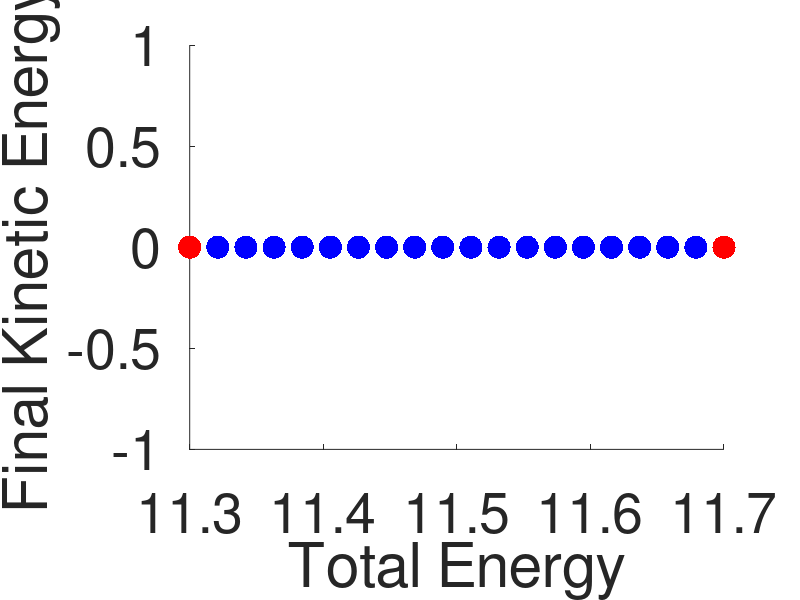
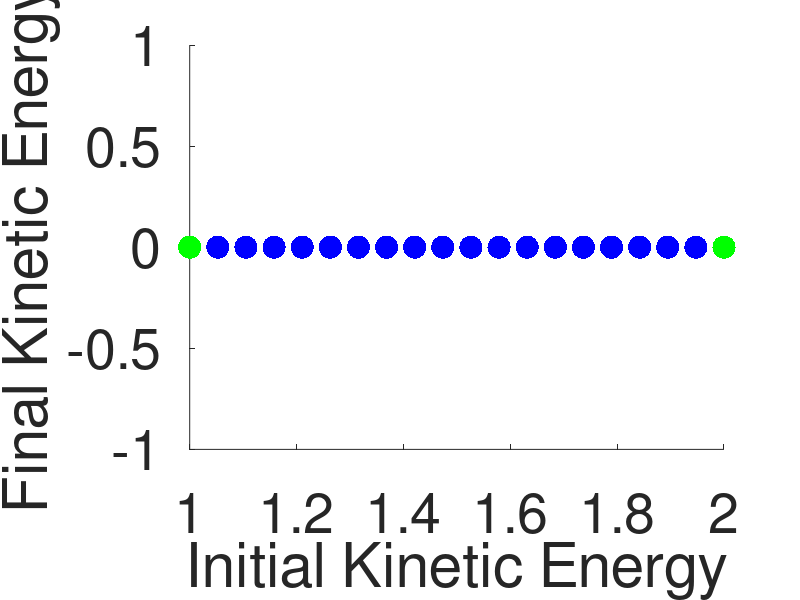

Recreate these plots in MATLAB, in order.
close all;clear all;clc;
m = 1;
g = 10;
l0 = 0.5;
k = 6000;

param.rest_len = l0;
param.gravity = g;
param.mass = m;
param.k = k;

y0 = 1;

E = 1.5 + m*g*y0;

dE = 0.2;

u_list = 85;
% u = pi/180*80;

for u = u_list

u = pi/180*u;
%% experiment 1 fix dx, change y0
E_list = E + linspace(-dE,dE,20);
y0_list = (E_list -1.5)/m/g;
dx0_list = sqrt(2*1.5/m)*ones(length(y0_list),1);

E0 = zeros(length(dx0_list),1);
E1 = E0;
K0 = E0;
K1 = E0;
P0 = E0;
P1 = E0;

for i = 1:length(dx0_list)
    dx0 = dx0_list(i);
    y0 = y0_list(i);
    init = [y0;dx0];
    try
        [t_list,X,Y,dx1] = simuOneJump_lt(param, init, u);
    catch ME1
        warning(ME1.message);
        continue;
    end

    E0(i) = param.mass*param.gravity*y0 + 1/2*param.mass*dx0^2;
    E1(i) = param.mass*param.gravity*Y(end) + 1/2*param.mass*dx1^2;

    K0(i) = sign(dx0)*1/2*param.mass*dx0^2;
    K1(i) = sign(dx1)*1/2*param.mass*dx1^2;

    P0(i) = param.mass*param.gravity*y0;
    P1(i) = param.mass*param.gravity*Y(end);
    i
end
%%
figure(1);
hold on;
plot(E_list,K1,'.b','markersize',50);
plot(E_list(1),K1(1),'.r','markersize',50);
plot(E_list(end),K1(end),'.r','markersize',50);
xlabel('Total Energy');
ylabel('Final Kinetic Energy');
set(gca,'fontsize',40)
axis auto;

%% experiment 1 fix E0, change dx_
E_up = E + dE;
dx0_list = sqrt(2*linspace(1,2,20)/m);
y0_list = (E_up - 1/2*m*dx0_list.^2)/m/g;

E0 = zeros(length(dx0_list),1);
E1 = E0;
K0 = E0;
K1 = E0;
P0 = E0;
P1 = E0;

for i = 1:length(dx0_list)
    dx0 = dx0_list(i);
    y0 = y0_list(i);
    init = [y0;dx0];
    try
        [t_list,X,Y,dx1] = simuOneJump_lt(param, init, u);
    catch ME1
        warning(ME1.message);
        continue;
    end

    E0(i) = param.mass*param.gravity*y0 + 1/2*param.mass*dx0^2;
    E1(i) = param.mass*param.gravity*Y(end) + 1/2*param.mass*dx1^2;

    K0(i) = sign(dx0)*1/2*param.mass*dx0^2;
    K1(i) = sign(dx1)*1/2*param.mass*dx1^2;

    P0(i) = param.mass*param.gravity*y0;
    P1(i) = param.mass*param.gravity*Y(end);
    i
end
%%
fig = figure(2);
hold on;
plot(linspace(1,2,20),K1,'.b','markersize',50);
plot(1,K1(1),'.g','markersize',50);
plot(2,K1(end),'.g','markersize',50);
xlabel('Initial Kinetic Energy');
ylabel('Final Kinetic Energy');
set(gca,'fontsize',40)
axis auto;
end